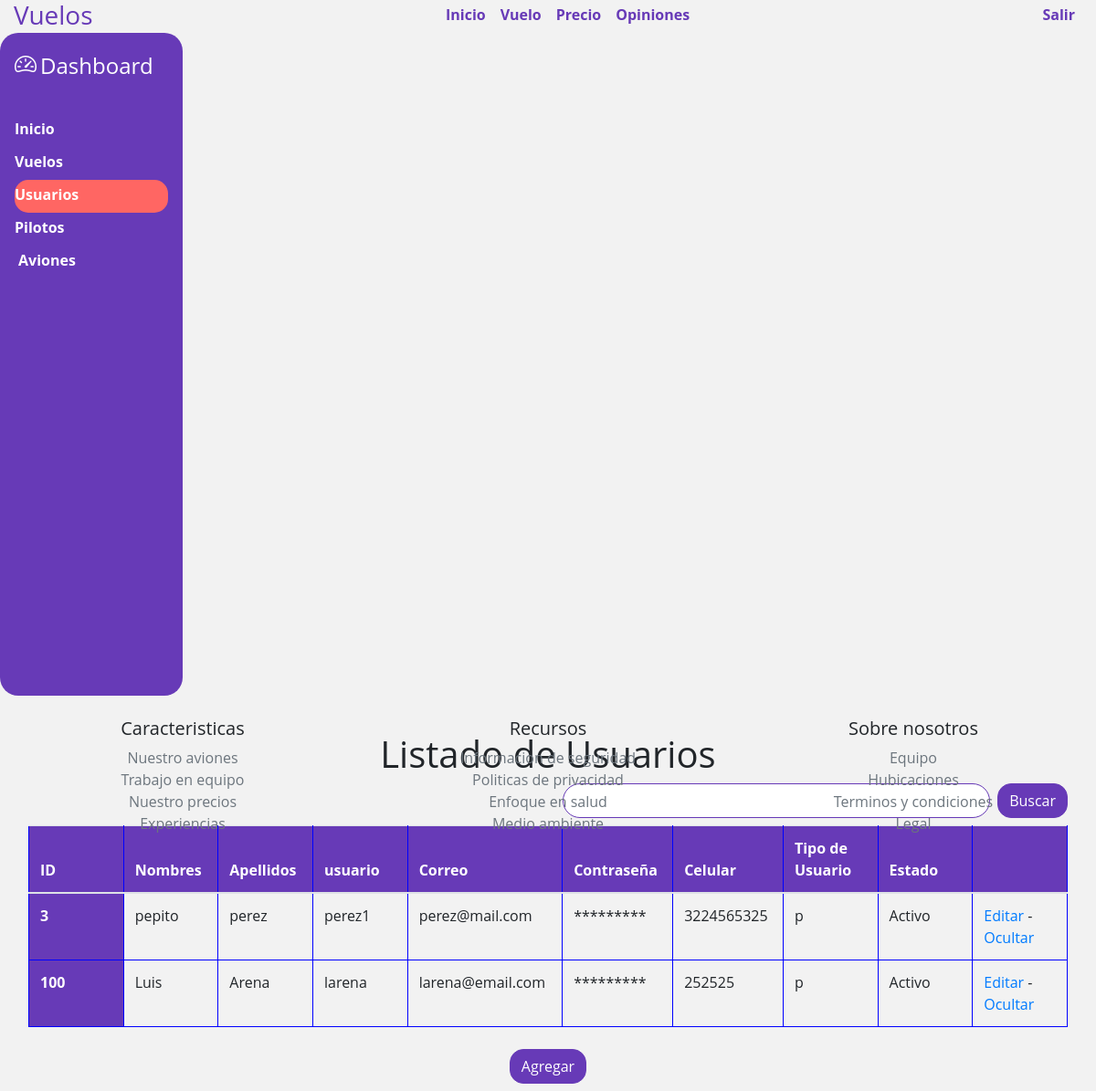
Before: /dashboard_usuarios with the older database file.
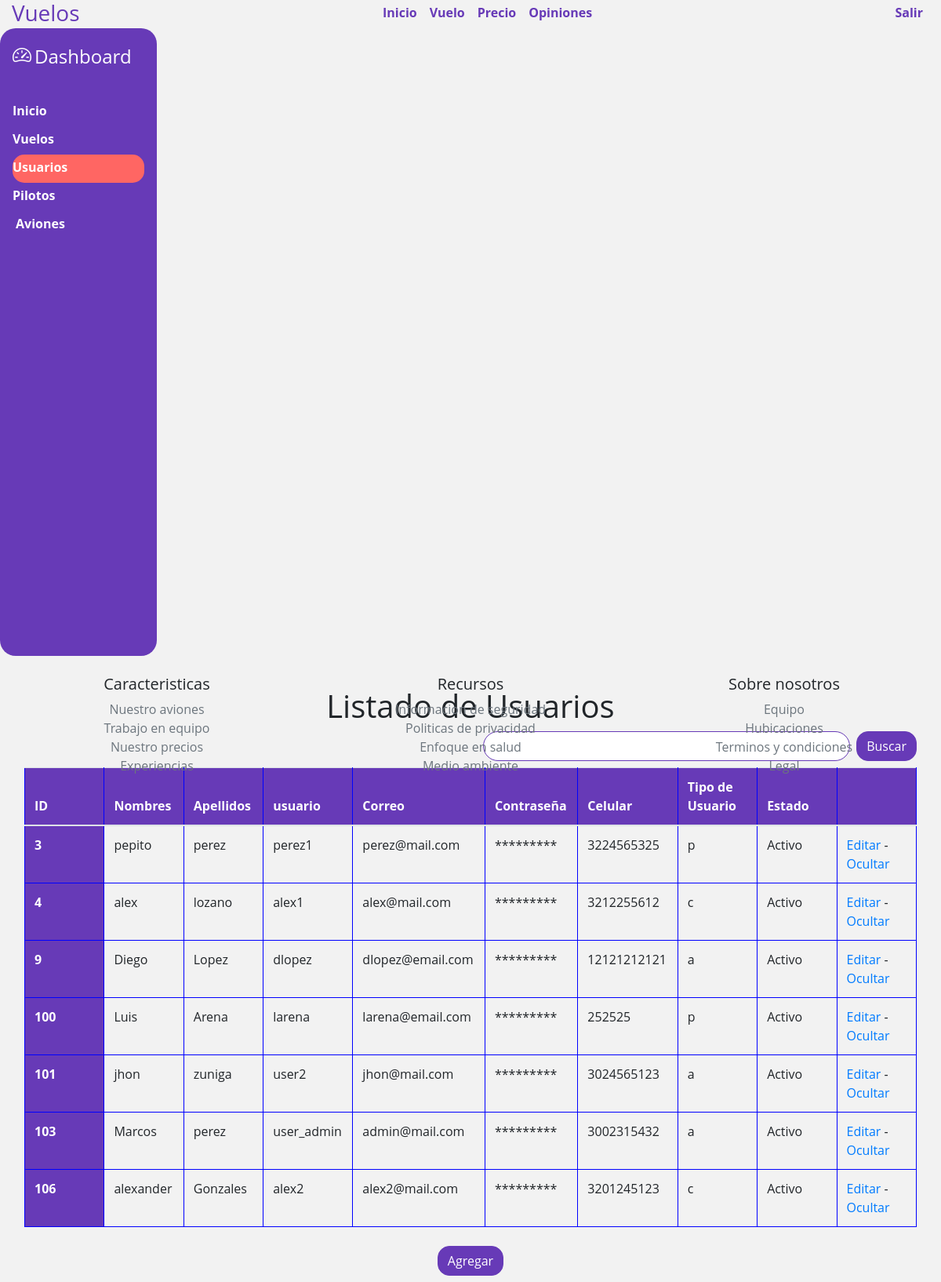
After: the same page with the newer database file.
### tables this page shows
CREATE TABLE usuarios (id INTEGER PRIMARY KEY AUTOINCREMENT NOT NULL UNIQUE, Nombres VARCHAR (100) NOT NULL, Apellidos VARCHAR (100) NOT NULL, usuario VARCHAR (15) NOT NULL UNIQUE, correo VARCHAR (150) NOT NULL UNIQUE, numero CHAR (10) NOT NULL, password VARCHAR (200) NOT NULL, tipo_usuario CHAR DEFAULT c, estado CHAR (1) NOT NULL DEFAULT A);

### app.py (the view, shortened to what this page needs)
@app.route('/dashboard_usuarios', methods=['POST', 'GET'])
def dashboard_usuarios():
    sql = f'SELECT id, nombres, apellidos, usuario, correo, password, numero, tipo_usuario, estado FROM usuarios'
    res = seleccion(sql)
    if len(res) == 0:
        flash('ERROR: No hay usuarios en la tabla')
    else:
        form = AgregarUsuario()
        return render_template('dashboard_usuarios.html', pagina='dashboard', usuarios=res, form=form)

### forms.py
class AgregarUsuario(FlaskForm):
    id = TextField('ID ')
    nombres = TextField(
        'Nombre *', validators=[InputRequired(message='Indique el nombre')])
    apellidos = TextField(
        'Apellido *', validators=[InputRequired(message='Indique el apellido')])
    numero = TextField(
        'Número de Teléfono *', validators=[InputRequired(message='Indique el número de teléfono')])
    usuario = TextField(
        'Usuario *', validators=[InputRequired(message='Indique el usuario')])
    email = EmailField(
        'Email *', validators=[InputRequired(message='Indique el email')])
    clave = PasswordField(
        'Clave *', validators=[InputRequired(message='Indique la clave')])
    tipoUsuario = SelectField('Tipo de Usuario', choices=[('p', 'piloto'), ('c', 'usuario final'), ('a', 'SuperUsuario')])
    btn = SubmitField('Agregar Usuario')

### db.py (called while the page is built)
def seleccion(sql) -> list:
    try:
        with sqlite3.connect(URL_DB) as con:
            cur = con.cursor()
            res = cur.execute(sql).fetchall()
    except Exception:
        res = ['0']
    return res

### templates/dashboard_usuarios.html (shortened to what this page needs)
{% extends 'dashboard.html' %}
{% block content %}
<div class="col p-2 m-2">
  <div class="container d-flex flex-column">
    <div class="row">
      <div class="col text-center pt-4">
        <h1>Listado de Usuarios</h1>
      </div>
    </div>
    <div class="row">
      <div class="col m-2 p-2"></div>
      <div class="col d-inline-flex">
        <input type="text" id="buscar" class="form-control mr-2">
        <button class="btn btn-primary ">Buscar</button>
      </div>
    </div>
    <div class="row mt-2 mb-2">
      <div class="col">
        <table class="table">
          <thead>
            <tr class="">
              <th scope="col">ID</th>
              <th scope="col">Nombres</th>
              <th scope="col">Apellidos</th>
              <th scope="col">usuario</th>
              <th scope="col">Correo</th>
              <th scope="col">Contraseña</th>
              <th scope="col">Celular</th>
              <th scope="col">Tipo de Usuario</th>
              <th scope="col">Estado</th>
              <th scope="col"></th>
            </tr>
          </thead>
          <tbody>
            {% for dat in usuarios %}
            <tr>
              <th scope="row">{{ dat[0] }}</th>
              <td>{{ dat[1] }}</td>
              <td>{{ dat[2] }}</td>
              <td>{{ dat[3] }}</td>
              <td>{{ dat[4] }}</td>
              <td> ********* </td>
              <td>{{ dat[6] }}</td>
              <td>{{ dat[7] }}</td>
              <td>{% if dat[8] == 'I'%}Inactivo{% endif%}{% if dat[8] == 'A'%}Activo{% endif%}</td>
              <td><a href="{{ url_for('editar_usuario', id=dat[0]) }}">Editar</a> - <a href="{{ url_for('eliminar_usuario', id=dat[0], estado=dat[8]) }}">{% if dat[8] == 'I'%}Mostrar{% endif%}{% if dat[8] == 'A'%}Ocultar{% endif%}</a></td>
            </tr>
            {% endfor %}
          </tbody>
        </table>
      </div>
    </div>
  </div>
  <div class="row justify-content-md-center">
    <button type="button" class="btn btn-primary" data-toggle="modal" data-target="#agregarUsuario">
      Agregar
    </button>
  </div>
</div>
{% endblock %}

### templates/dashboard.html (shortened to what this page needs)
{% extends 'index.html'%}
{% block body%}
<div class="container d-flex flex-column" style="height: 100vh">
    {% include 'navbar_main.html' %}
    <div class="row h-100">
        <div class="sidebar col-md-2 d-flex flex-column p-3 text-white bg_purple radius_20 h-100" style="height: 50vh;">
            <a href="/" class="d-flex align-items-center mb-3 mb-md-0 me-md-auto text-white text-decoration-none">
                <i class="bi bi-speedometer2 text-white mb-1 mr-1" style="font-size: 1.5rem;"></i>
                <span class="nav-item" style="font-size: 1.5rem;">Dashboard</span>
            </a>
            <ul class=" nav nav-pills flex-column mb-auto">
                <li class="nav-item">
                    <a href="{{ url_for('dashboard_home') }}" class="nav-link text-white d-flex align-items-center"
                        aria-current="page">
                        Inicio
                    </a>
                </li>
                <li class="nav-item">
                    <a href="{{ url_for('dashboard_vuelos') }}" class="nav-link text-white d-flex align-items-center"
                        aria-current="page">
                        Vuelos
                    </a>
                </li>
                <li>
                    <a href="{{ url_for('dashboard_usuarios') }}" class="nav-link text-white d-flex align-items-center">
                        Usuarios
                    </a>
                </li>
                <li>
                    <a href="{{ url_for('dashboard_pilotos') }}" id="pilotosbtn"
                        class="nav-link text-white d-flex align-items-center">
                        Pilotos
                    </a>
                </li>
                <li>
                    <a href="{{ url_for('dashboard_aviones') }}" id="avionesbtn"
                        class="nav-link text-white d-flex align-items-center">
                        Aviones
                    </a>
                </li>
            </ul>
        </div>
        {% block content%}{% endblock %}
    </div>
    {% include 'footer.html' %}
</div>
{% endblock %}

### templates/index.html (shortened to what this page needs)
<!DOCTYPE html>
<html lang="es">
<head>
  <link rel="stylesheet" href="https://cdn.jsdelivr.net/npm/bootstrap@4.5.3/dist/css/bootstrap.min.css"
>
  <link rel="stylesheet" href="../static/css/estilo.css">
  <link rel="stylesheet" href="https://cdn.jsdelivr.net/npm/bootstrap-icons@1.3.0/font/bootstrap-icons.css">
  <link rel="stylesheet" href="https://cdnjs.cloudflare.com/ajax/libs/font-awesome/4.7.0/css/font-awesome.min.css">
</head>
<body>
  {% block body %}{% endblock %}
</body>
</html>

### templates/navbar_main.html (shortened to what this page needs)
<div class="row">
    <header class="masthead mb-auto col-lg-12">
        <div id="nav_container" class="d-flex justify-content-center flex-md-row text-md-left flex-column text-center ">
            <a class="masthead-brand h3 link-unstyled, link-unstyled:link, link-unstyled:hover"
                href="../home">Vuelos</a>
            <nav class="nav nav-masthead mx-auto">
                <a class="nav-link" href="{{ url_for('index') }}">Inicio</a>
                <a class="nav-link" href="{{ url_for('vuelo') }}">Vuelo</a>
                <a class="nav-link" href="{{ url_for('precio') }}">Precio</a>
                <a class="nav-link" href="{{ url_for('opiniones') }}">Opiniones</a>
            </nav>
            {% if pagina %}
            {% if pagina == 'mis_reservas' or pagina == 'dashboard' or pagina == 'usuario'%}
            <a href="{{ url_for('index') }}" class="nav-link mr-2">Salir</a>
            {% endif%}
            {% endif %}
        </div>
    </header>
</div>

### templates/footer.html
<div class="row mt-auto pt-4">
    <div class="col-lg-4 text-center">
        <h5>Caracteristicas</h5>
        <ul class="list-unstyled text-small">
            <li><a class="text-muted" href="#">Nuestro aviones</a></li>
            <li><a class="text-muted" href="#">Trabajo en equipo</a></li>
            <li><a class="text-muted" href="#">Nuestro precios</a></li>
            <li><a class="text-muted" href="#">Experiencias</a></li>
        </ul>
    </div>
    <div class="col-lg-4 text-center">
        <h5>Recursos</h5>
        <ul class="list-unstyled text-small">
            <li><a class="text-muted" href="#">Informacion de seguridad</a></li>
            <li><a class="text-muted" href="#">Politicas de privacidad</a></li>
            <li><a class="text-muted" href="#">Enfoque en salud</a></li>
            <li><a class="text-muted" href="#">Medio ambiente</a></li>
        </ul>
    </div>
    <div class="col-lg-4 text-center">
        <h5>Sobre nosotros</h5>
        <ul class="list-unstyled text-small">
            <li><a class="text-muted" href="#">Equipo</a></li>
            <li><a class="text-muted" href="#">Hubicaciones</a></li>
            <li><a class="text-muted" href="#">Terminos y condiciones</a></li>
            <li><a class="text-muted" href="#">Legal</a></li>
        </ul>
    </div>
</div>

### static/css/estilo.css (style rules this page uses)
.container { width: 100%; max-width: 1500px; }
input, .custom-select { border-radius: 25px !important; border-color: #673ab7 !important; }
.masthead { margin-bottom: 1rem; }
.masthead-brand { margin-bottom: 0; color: #673ab7; }
.nav-masthead .nav-link, .nav-link { padding: .25rem 0; font-weight: 700; color: #673ab7; background-color: transparent; border-bottom: .25rem solid transparent; }
.nav-masthead .nav-link+.nav-link { margin-left: 1rem; }
@media (min-width: 48em) { .masthead-brand { float: left; } }
@media (min-width: 48em) { .nav-masthead { float: right; } }
.sidebar .active { color: white !important; background-color: #ff6663 !important; border-radius: 15px; }
.bg_purple { background-color: #673ab7; }
.radius_20 { border-radius: 20px; }
th { background-color: #673ab7; color: white; }
body { background: #f2f2f2; font-family: 'Open Sans', sans-serif; }
.btn-primary { background-color: #673ab7 !important; border-color: #673ab7 !important; border-radius: 15px; }
th, td { border: 1px solid blue; width: 100px; word-wrap: break-word; }

Changed rows visible on the page:
added usuarios: id "4", Nombres "alex", Apellidos "lozano", usuario "alex1", correo "alex@mail.com", numero "3212255612", tipo_usuario "c", estado "Activo"
added usuarios: id "9", Nombres "Diego", Apellidos "Lopez", usuario "dlopez", correo "dlopez@email.com", numero "12121212121", tipo_usuario "a", estado "Activo"
added usuarios: id "101", Nombres "jhon", Apellidos "zuniga", usuario "user2", correo "jhon@mail.com", numero "3024565123", tipo_usuario "a", estado "Activo"
added usuarios: id "103", Nombres "Marcos", Apellidos "perez", usuario "user_admin", correo "admin@mail.com", numero "3002315432", tipo_usuario "a", estado "Activo"
added usuarios: id "106", Nombres "alexander", Apellidos "Gonzales", usuario "alex2", correo "alex2@mail.com", numero "3201245123", tipo_usuario "c", estado "Activo"
